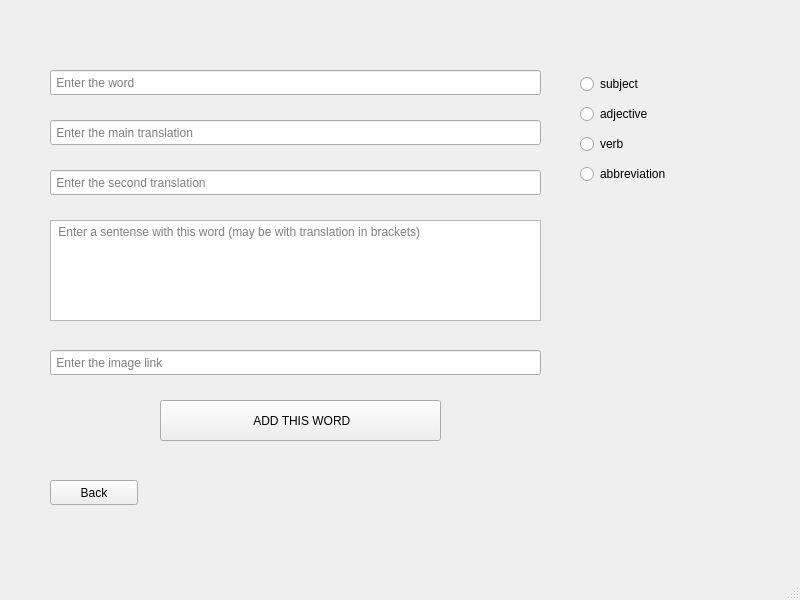
<?xml version="1.0" encoding="UTF-8"?>
<ui version="4.0">
 <class>MainWindow</class>
 <widget class="QMainWindow" name="MainWindow">
  <property name="geometry">
   <rect>
    <x>0</x>
    <y>0</y>
    <width>800</width>
    <height>600</height>
   </rect>
  </property>
  <property name="windowTitle">
   <string>MainWindow</string>
  </property>
  <widget class="QWidget" name="centralwidget">
   <widget class="QLineEdit" name="word_input">
    <property name="geometry">
     <rect>
      <x>50</x>
      <y>70</y>
      <width>491</width>
      <height>25</height>
     </rect>
    </property>
    <property name="inputMask">
     <string/>
    </property>
    <property name="text">
     <string/>
    </property>
    <property name="placeholderText">
     <string> Enter the word</string>
    </property>
   </widget>
   <widget class="QLineEdit" name="translation1_input">
    <property name="geometry">
     <rect>
      <x>50</x>
      <y>120</y>
      <width>491</width>
      <height>25</height>
     </rect>
    </property>
    <property name="text">
     <string/>
    </property>
    <property name="placeholderText">
     <string> Enter the main translation</string>
    </property>
   </widget>
   <widget class="QLineEdit" name="translation2_input">
    <property name="geometry">
     <rect>
      <x>50</x>
      <y>170</y>
      <width>491</width>
      <height>25</height>
     </rect>
    </property>
    <property name="text">
     <string/>
    </property>
    <property name="placeholderText">
     <string> Enter the second translation</string>
    </property>
   </widget>
   <widget class="QWidget" name="verticalLayoutWidget">
    <property name="geometry">
     <rect>
      <x>580</x>
      <y>70</y>
      <width>160</width>
      <height>121</height>
     </rect>
    </property>
    <layout class="QVBoxLayout" name="verticalLayout">
     <item>
      <widget class="QRadioButton" name="is_subject">
       <property name="text">
        <string>subject</string>
       </property>
      </widget>
     </item>
     <item>
      <widget class="QRadioButton" name="is_adjective">
       <property name="text">
        <string>adjective</string>
       </property>
      </widget>
     </item>
     <item>
      <widget class="QRadioButton" name="is_verb">
       <property name="text">
        <string>verb</string>
       </property>
      </widget>
     </item>
     <item>
      <widget class="QRadioButton" name="is_abbreviation">
       <property name="text">
        <string>abbreviation</string>
       </property>
      </widget>
     </item>
    </layout>
   </widget>
   <widget class="QTextEdit" name="sentence_input">
    <property name="geometry">
     <rect>
      <x>50</x>
      <y>220</y>
      <width>491</width>
      <height>101</height>
     </rect>
    </property>
    <property name="placeholderText">
     <string> Enter a sentense with this word (may be with translation in brackets)</string>
    </property>
   </widget>
   <widget class="QLineEdit" name="image_link_input">
    <property name="geometry">
     <rect>
      <x>50</x>
      <y>350</y>
      <width>491</width>
      <height>25</height>
     </rect>
    </property>
    <property name="text">
     <string/>
    </property>
    <property name="placeholderText">
     <string> Enter the image link</string>
    </property>
   </widget>
   <widget class="QPushButton" name="add_word">
    <property name="geometry">
     <rect>
      <x>160</x>
      <y>400</y>
      <width>281</width>
      <height>41</height>
     </rect>
    </property>
    <property name="text">
     <string> ADD THIS WORD</string>
    </property>
    <property name="icon">
     <iconset>
      <normaloff>../../Pictures/plus_in_circle.png</normaloff>../../Pictures/plus_in_circle.png</iconset>
    </property>
   </widget>
   <widget class="QPushButton" name="back">
    <property name="geometry">
     <rect>
      <x>50</x>
      <y>480</y>
      <width>88</width>
      <height>25</height>
     </rect>
    </property>
    <property name="text">
     <string>Back</string>
    </property>
   </widget>
  </widget>
  <widget class="QMenuBar" name="menubar">
   <property name="geometry">
    <rect>
     <x>0</x>
     <y>0</y>
     <width>800</width>
     <height>22</height>
    </rect>
   </property>
  </widget>
  <widget class="QStatusBar" name="statusbar"/>
 </widget>
 <resources/>
 <connections/>
</ui>
